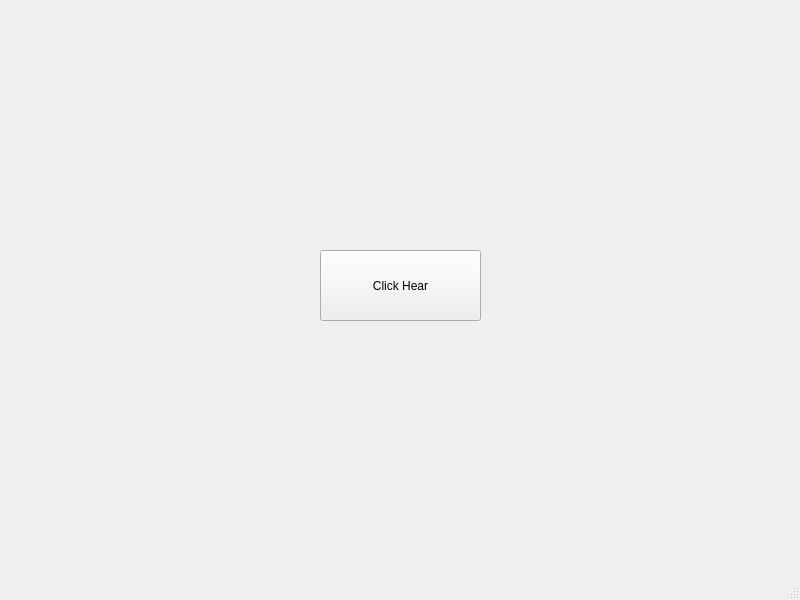
<?xml version="1.0" encoding="UTF-8"?>
<ui version="4.0">
 <class>MainWindow</class>
 <widget class="QMainWindow" name="MainWindow">
  <property name="geometry">
   <rect>
    <x>0</x>
    <y>0</y>
    <width>800</width>
    <height>600</height>
   </rect>
  </property>
  <property name="windowTitle">
   <string>MainWindow</string>
  </property>
  <widget class="QWidget" name="centralwidget">
   <widget class="QPushButton" name="pushButton">
    <property name="geometry">
     <rect>
      <x>320</x>
      <y>250</y>
      <width>161</width>
      <height>71</height>
     </rect>
    </property>
    <property name="text">
     <string>Click Hear</string>
    </property>
   </widget>
  </widget>
  <widget class="QMenuBar" name="menubar">
   <property name="geometry">
    <rect>
     <x>0</x>
     <y>0</y>
     <width>800</width>
     <height>26</height>
    </rect>
   </property>
  </widget>
  <widget class="QStatusBar" name="statusbar"/>
 </widget>
 <resources/>
 <connections>
  <connection>
   <sender>pushButton</sender>
   <signal>clicked()</signal>
   <receiver>MainWindow</receiver>
   <slot>close()</slot>
   <hints>
    <hint type="sourcelabel">
     <x>387</x>
     <y>312</y>
    </hint>
    <hint type="destinationlabel">
     <x>139</x>
     <y>328</y>
    </hint>
   </hints>
  </connection>
 </connections>
</ui>
